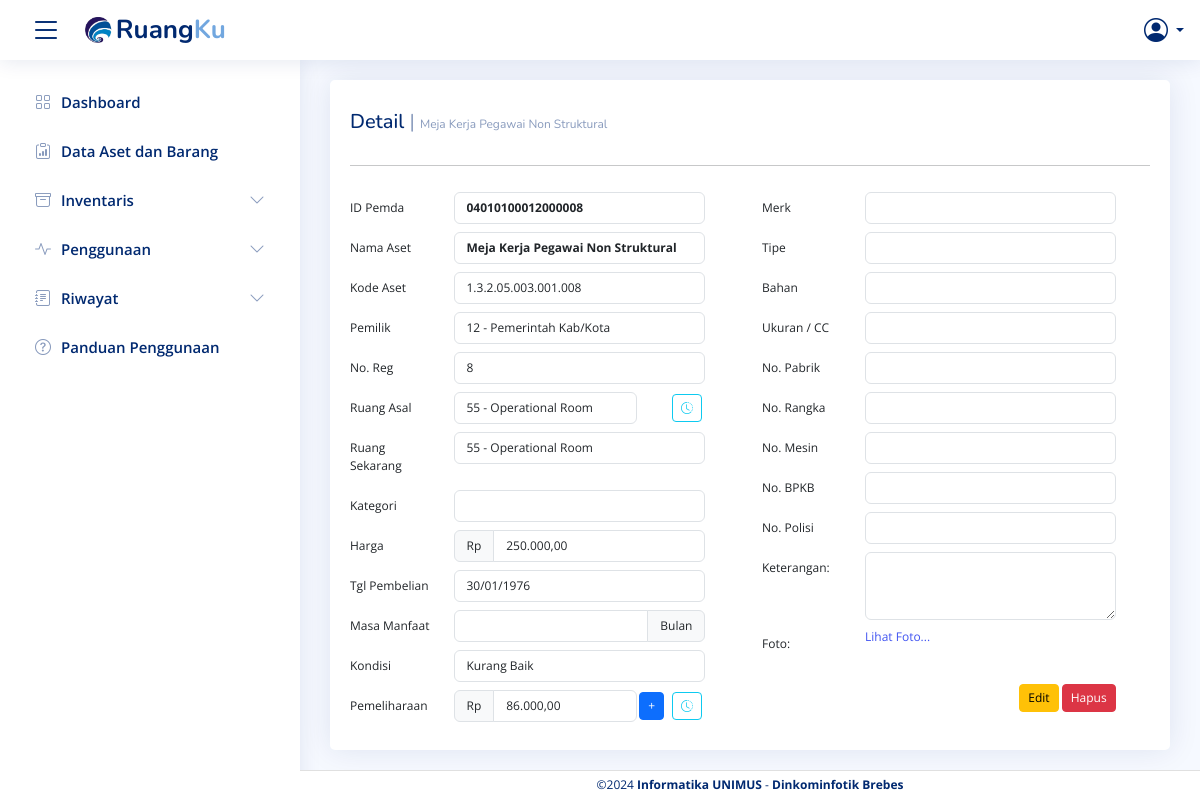
/detail_barang.php?id_barang_pemda=04010100012000008, run on the app's committed database.
### tables this page shows
CREATE TABLE `data_barang` (
  `id_barang_pemda` varchar(50) NOT NULL,
  `kode_barang` varchar(50) NOT NULL,
  `nama_barang` varchar(100) NOT NULL,
  `no_regristrasi` varchar(50) DEFAULT NULL,
  `kode_pemilik` varchar(50) DEFAULT NULL,
  `id_ruang_asal` varchar(100) DEFAULT NULL,
  `nama_ruang_asal` varchar(100) DEFAULT NULL,
  `bidang_ruang_asal` varchar(100) DEFAULT NULL,
  `tempat_ruang_asal` varchar(100) DEFAULT NULL,
  `id_ruang_sekarang` varchar(100) DEFAULT NULL,
  `bidang_ruang_sekarang` varchar(100) DEFAULT NULL,
  `tempat_ruang_sekarang` varchar(100) DEFAULT NULL,
  `tgl_pembelian` date DEFAULT NULL,
  `tgl_pembukuan` date DEFAULT NULL,
  `merk` varchar(100) DEFAULT NULL,
  `type` varchar(100) DEFAULT NULL,
  `kategori` varchar(100) DEFAULT NULL,
  `ukuran_CC` varchar(50) DEFAULT NULL,
  `no_pabrik` varchar(50) DEFAULT NULL,
  `no_rangka` varchar(50) DEFAULT NULL,
  `no_bpkb` varchar(50) DEFAULT NULL,
  `bahan` varchar(100) DEFAULT NULL,
  `no_mesin` varchar(50) DEFAULT NULL,
  `no_polisi` varchar(50) DEFAULT NULL,
  `masa_stnk` date DEFAULT NULL,
  `masa_no_polisi` date DEFAULT NULL,
  `status_stnk` varchar(20) DEFAULT NULL,
  `status_no_polisi` varchar(20) DEFAULT NULL,
  `tgl_bayar_stnk` date DEFAULT NULL,
  `tgl_bayar_no_polisi` date DEFAULT NULL,
  `pengguna` varchar(1000) DEFAULT NULL,
  `kondisi_barang` varchar(50) DEFAULT NULL,
  `masa_manfaat` varchar(50) DEFAULT NULL,
  `harga_awal` decimal(15,2) DEFAULT NULL,
  `harga_total` decimal(15,2) DEFAULT NULL,
  `keterangan` text,
  `foto_barang` varchar(255) DEFAULT NULL,
  `nama_ruang_sekarang` varchar(100) DEFAULT NULL
);

CREATE TABLE `pemilik` (
  `Kode_pemilik` varchar(50) NOT NULL,
  `nama_pemilik` varchar(100) NOT NULL
);

### proses/barang/get data/get_detail_barang.php (called while the page is built, shortened)
<?php
include('koneksi/koneksi.php');
$id_barang_pemda = isset($_GET['id_barang_pemda']) ? $_GET['id_barang_pemda'] : '';
$sql = "SELECT * FROM data_barang WHERE id_barang_pemda = '$id_barang_pemda'";
$result = mysqli_query($conn, $sql);
if (mysqli_num_rows($result) > 0) {
  $row = mysqli_fetch_assoc($result);
  $kode_pemilik = $row['kode_pemilik'];
  $sql_pemilik = "SELECT nama_pemilik FROM pemilik WHERE kode_pemilik = '$kode_pemilik'";
  $result_pemilik = mysqli_query($conn, $sql_pemilik);
  $row_pemilik = mysqli_fetch_assoc($result_pemilik);
  $nama_pemilik = isset($row_pemilik['nama_pemilik']) ? $row_pemilik['nama_pemilik'] : 'Pemilik tidak ditemukan';
} else {
  echo "Data barang tidak ditemukan.";
  exit;
}
$id_ruang_sekarang = $row['id_ruang_sekarang'];
?>

### detail_barang.php (the view, shortened to what this page needs)
<?php
include("component/header.php");
include("proses/barang/get data/get_detail_barang.php");
?>
<main id="main" class="main">
  <div class="card">
    <div class="card-body" style="padding-top: 10px;">
      <div class="card-title">
        <h1 style="font-size: 20px !important; margin: 0;">Detail <span style="font-size: 20px !important; margin: 0;"> | </span><span> <?php echo $row['nama_barang']; ?> </span></h1>
      </div>
      <hr>
      <form>
        <div class="row" style="padding-top: 10px;">
          <div class="col-md-6" style="padding-right: 10px;">
            <div class="row mb-2">
              <label for="id_barang_pemda" class="col-sm-3 col-form-label">ID Pemda</label>
              <div class="col-sm-8">
                <input type="text" id="id_barang_pemda" class="form-control" value="<?php echo $row['id_barang_pemda']; ?>" readonly style="font-weight: bold;">
              </div>
            </div>
            <div class="row mb-2">
              <label for="nama_barang" class="col-sm-3 col-form-label">Nama Aset</label>
              <div class="col-sm-8">
                <input type="text" id="nama_barang" class="form-control" value="<?php echo $row['nama_barang']; ?>" readonly style="font-weight: bold;">
              </div>
            </div>
            <div class="row mb-2">
              <label for="kode_barang" class="col-sm-3 col-form-label">Kode Aset</label>
              <div class="col-sm-8">
                <input type="text" id="kode_barang" class="form-control" value="<?php echo $row['kode_barang']; ?>" readonly>
              </div>
            </div>
            <div class="row mb-2">
              <label for="kode_pemilik" class="col-sm-3 col-form-label">Pemilik</label>
              <div class="col-sm-8">
                <input type="text" id="pemilik" class="form-control readonly-input" value="<?php echo htmlspecialchars($row['kode_pemilik'] . ' - ' . $nama_pemilik); ?>" readonly>
              </div>
            </div>
            <div class="row mb-2">
              <label for="no_regristrasi" class="col-sm-3 col-form-label">No. Reg</label>
              <div class="col-sm-8">
                <input type="text" id="no_regristrasi" class="form-control" value="<?php echo $row['no_regristrasi']; ?>" readonly>
              </div>
            </div>
            <div class="row mb-2">
              <label for="lokasi_asal" class="col-sm-3 col-form-label">Ruang Asal</label>
              <div class="col-sm-6">
                <input type="text" id="lokasi_asal" class="form-control" value="<?php echo $row['id_ruang_asal'] . ' - ' . $row['bidang_ruang_asal']; ?>" readonly>
              </div>
              <div class="col-sm-3 d-flex justify-content-end align-items-center" style="padding-right: 50px;">
                <a href="javascript:void(0);" id="toggleMutasiButton" onclick="toggleMutasi()" class="btn btn-outline-info btn-sm" title="Riwayat Perpindahan">
                  <i class="bi bi-clock-history"></i>
                </a>
              </div>
            </div>
            <div class="row mb-2">
              <label for="lokasi_sekarang" class="col-sm-3 col-form-label">Ruang Sekarang</label>
              <div class="col-sm-8">
                <input type="text" id="lokasi_sekarang" class="form-control" value="<?php echo htmlspecialchars($id_ruang_sekarang . ' - ' . $row['bidang_ruang_sekarang']); ?>" readonly>
              </div>
            </div>
            <div class="row mb-2">
              <label for="kategori" class="col-sm-3 col-form-label">Kategori</label>
              <div class="col-sm-8">
                <input type="text" id="kategori" class="form-control" value="<?php echo $row['kategori']; ?>" readonly>
              </div>
            </div>
            <div class="row mb-2">
              <label for="harga_awal" class="col-sm-3 col-form-label">Harga</label>
              <div class="col-sm-8">
                <div class="input-group">
                  <span class="input-group-text">Rp</span>
                  <input type="text" id="harga_awal" class="form-control" value="<?php echo number_format($row['harga_awal'], 2, ',', '.'); ?>" readonly>
                </div>
              </div>
            </div>
            <div class="row mb-2">
              <label for="tgl_pembelian" class="col-sm-3 col-form-label">Tgl Pembelian</label>
              <div class="col-sm-8">
                <input type="text" id="tgl_pembelian" class="form-control" value="<?php echo date('d/m/Y', strtotime($row['tgl_pembelian'])); ?>" readonly>
              </div>
            </div>
            <div class="row mb-2">
              <label for="masa_manfaat" class="col-sm-3 col-form-label">Masa Manfaat</label>
              <div class="col-sm-8">
                <div class="input-group">
                  <input type="text" id="masa_manfaat" class="form-control" value="<?php echo $row['masa_manfaat']; ?>" readonly>
                  <span class="input-group-text">Bulan</span>
                </div>
              </div>
            </div>
            <div class="row mb-2">
              <label for="kondisi_barang" class="col-sm-3 col-form-label">Kondisi</label>
              <div class="col-sm-8">
                <input type="text" id="kondisi_barang" class="form-control" value="<?php echo $row['kondisi_barang']; ?>" readonly>
              </div>
            </div>
            <div class="row mb-2">
              <label for="harga_total" class="col-sm-3 col-form-label">Pemeliharaan</label>
              <div class="col-sm-6">
                <div class="input-group">
                  <span class="input-group-text">Rp</span>
                  <input type="text" id="harga_total" class="form-control" value="<?php echo number_format($row['harga_total'], 2, ',', '.'); ?>" readonly>
                </div>
              </div>
              <div class="col-sm-3 d-flex justify-content-end align-items-center" style="padding-right: 50px;">
                <a href="frm_tambah_pemeliharaan.php?id_barang_pemda=<?php echo $id_barang_pemda; ?>" class="btn btn-primary btn-sm me-2" title="Tambah Pemeliharaan">
                  +
                </a>
                <a href="javascript:void(0);" id="togglePemeliharaanButton" onclick="togglePemeliharaan()" class="btn btn-outline-info btn-sm" title="Riwayat Pemeliharaan">
                  <i class="bi bi-clock-history"></i>
                </a>
              </div>
            </div>
          </div>
          <div class="col-md-6">
            <div class="row mb-2">
              <label for="merk" class="col-sm-3 col-form-label">Merk</label>
              <div class="col-sm-8">
                <input type="text" id="merk" class="form-control" value="<?php echo $row['merk']; ?>" readonly>
              </div>
            </div>
            <div class="row mb-2">
              <label for="type" class="col-sm-3 col-form-label">Tipe</label>
              <div class="col-sm-8">
                <input type="text" id="type" class="form-control" value="<?php echo $row['type']; ?>" readonly>
              </div>
            </div>
            <div class="row mb-2">
              <label for="bahan" class="col-sm-3 col-form-label">Bahan</label>
              <div class="col-sm-8">
                <input type="text" id="bahan" class="form-control" value="<?php echo $row['bahan']; ?>" readonly>
              </div>
            </div>
            <div class="row mb-2">
              <label for="ukuran_CC" class="col-sm-3 col-form-label">Ukuran / CC</label>
              <div class="col-sm-8">
                <input type="text" id="ukuran_CC" class="form-control" value="<?php echo $row['ukuran_CC']; ?>" readonly>
              </div>
            </div>
            <div class="row mb-2">
              <label for="no_pabrik" class="col-sm-3 col-form-label">No. Pabrik</label>
              <div class="col-sm-8">
                <input type="text" id="no_pabrik" class="form-control" value="<?php echo $row['no_pabrik']; ?>" readonly>
              </div>
            </div>
            <div class="row mb-2">
              <label for="no_rangka" class="col-sm-3 col-form-label">No. Rangka</label>
              <div class="col-sm-8">
                <input type="text" id="no_rangka" class="form-control" value="<?php echo $row['no_rangka']; ?>" readonly>
              </div>
            </div>
            <div class="row mb-2">
              <label for="no_mesin" class="col-sm-3 col-form-label">No. Mesin</label>
              <div class="col-sm-8">
                <input type="text" id="no_mesin" class="form-control" value="<?php echo $row['no_mesin']; ?>" readonly>
              </div>
            </div>
            <div class="row mb-2">
              <label for="no_bpkb" class="col-sm-3 col-form-label">No. BPKB</label>
              <div class="col-sm-8">
                <input type="text" id="no_bpkb" class="form-control" value="<?php echo $row['no_bpkb']; ?>" readonly>
              </div>
            </div>
            <div class="row mb-2">
              <label for="no_polisi" class="col-sm-3 col-form-label">No. Polisi</label>
              <div class="col-sm-8">
                <input type="text" id="no_polisi" class="form-control" value="<?php echo $row['no_polisi']; ?>" readonly>
              </div>
            </div>
            <div class="row mb-2">
              <label for="keterangan" class="col-sm-3 col-form-label">Keterangan:</label>
              <div class="col-sm-8">
                <textarea id="keterangan" class="form-control" rows="3" readonly><?php echo $row['keterangan']; ?></textarea>
              </div>
            </div>
            <div class="row mb-4">
              <label class="col-sm-3 col-form-label">Foto:</label>
              <div class="col-sm-8">
                <a href="javascript:void(0);" id="togglePhotoLink" onclick="togglePhoto()" style="font-size: 15px;">Lihat Foto...</a>
              </div>
            </div>
            <div class="row mb-2">
              <div class="col-sm-11 text-end">
                <a href="frm_edit_barang.php?id_barang_pemda=<?php echo $row['id_barang_pemda']; ?>" class="btn btn-warning btn-sm">Edit</a>
                <a href="hapus_barang.php?id_barang_pemda=<?php echo $row['id_barang_pemda']; ?>" class="btn btn-danger btn-sm btn-hapus" data-id_barang_pemda="<?php echo $row['id_barang_pemda']; ?>">Hapus</a>
              </div>
            </div>
          </div>
        </div>
      </form>
    </div>
  </div>
</main>
<?php include("component/footer.php"); ?>

### css/style.css (style rules this page uses)
:root { scroll-behavior: smooth; }
body { font-family: "Open Sans", sans-serif; background: #f6f9ff; color: #444444; }
a { color: #4154f1; text-decoration: none; }
h1, h2, h3, h4, h5, h6 { font-family: "Nunito", sans-serif; }
#main { margin-top: 60px; padding: 20px 30px; transition: all 0.3s; }
.card { margin-bottom: 30px; border: none; border-radius: 5px; box-shadow: 0px 0 30px rgba(1, 41, 112, 0.1); }
.card-title { padding: 20px 0 15px 0; font-size: 20px; font-weight: 500; color: #012970; font-family: "Poppins", sans-serif; }
.card-title span { color: #899bbd; font-size: 14px; font-weight: 400; }
.card-body { padding: 0 20px 20px 20px; }
@media (min-width: 1200px) { #main, #footer { margin-left: 300px; } }

### css/kita.css (style rules this page uses)
.card { margin-bottom: 30px; border: none; border-radius: 5px; box-shadow: 0px 0 30px rgba(1, 41, 112, 0.1); }

### component/header.php (style rules this page uses)
.card-body * { font-size: 12px !important; }

### data on the page
data_barang: nama_barang "Meja Kerja Pegawai Non Struktural", id_barang_pemda "04010100012000008", kode_barang "1.3.2.05.003.001.008", kode_pemilik.nama_pemilik "12 - Pemerintah Kab/Kota", no_regristrasi "8", id_ruang_asal+bidang_ruang_asal "55 - Operational Room", id_ruang_sekarang+bidang_ruang_sekarang "55 - Operational Room", harga_awal "250.000,00", tgl_pembelian "30/01/1976", kondisi_barang "Kurang Baik", harga_total "86.000,00"
